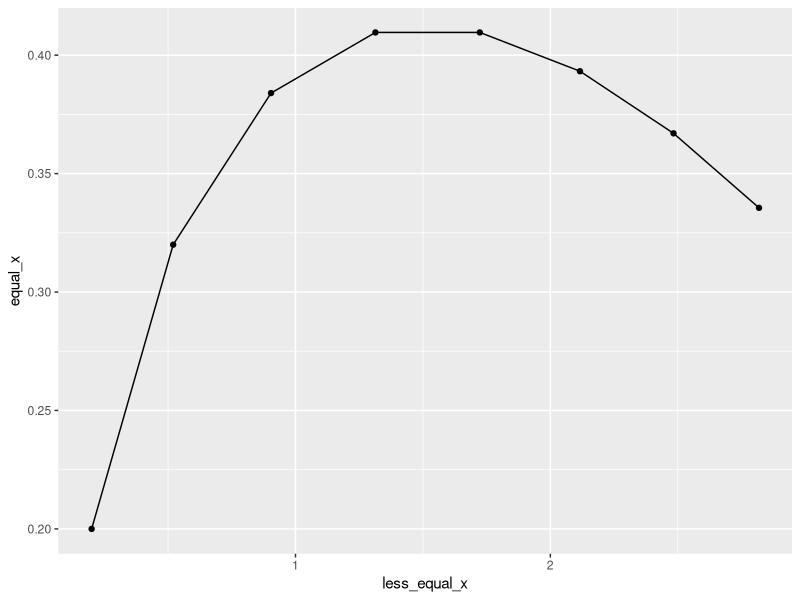
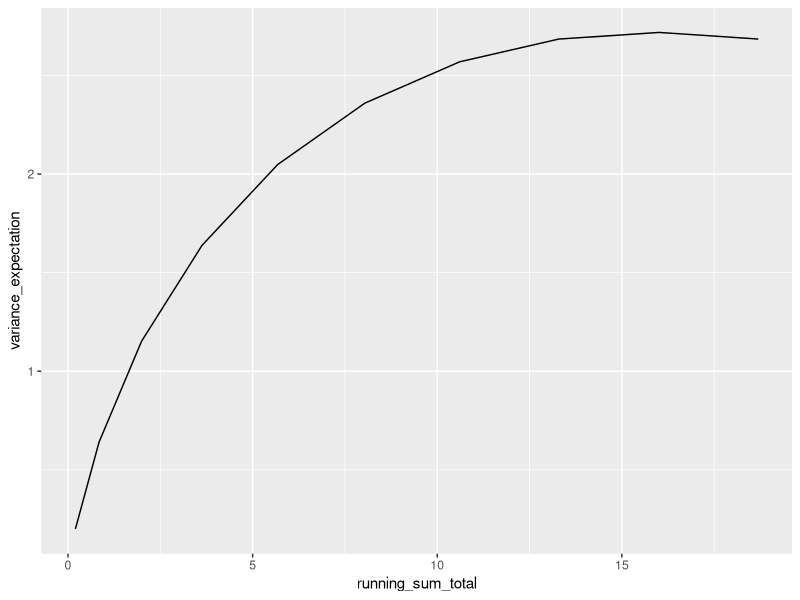

The R script that drew these images, in order:
library(ggplot2)
library(tidyverse)
library(dplyr)
## Geometric distribution calculation can help us figure out the probability of something succeeding.
## p stands for probability to succeed. 
## q stands for probability to failure.
## r stands for the number of trials we need to get the first success.
## P(X=r) = q^r-1 p

geometric_distribution <- function(q, p, r) {
  r_1_diff <- r - 1
  gd <- q^r_1_diff * p 
  print(gd)
}

geometric_distribution(0.8, 0.2, 100)
## 0.000000000005092

geometric_distribution(0.8, 0.2, 20)
geometric_distribution(0.8, 0.2, 3)

## Geometric distribution with inequalities.
## P(X > r) = q^r

## Expectation of a probability distribution.
## nE(X).
expectation <- function(x,y) {
  print(sum(x * y))
}
expectation(0.8^2, 0.2)

## xP(X=x) function - page 280 in headfirst book.
xP_x_equals_X <- function(p,pw,q,x) {
  pq <- p^pw * q
  px <- pq * x
  print(px)
}
xP_x_equals_X(0.8,2,0.2,3)

## Pattern of expectations for the geometric distribution.
x_col <- c(1, 2, 3, 4, 5, 6, 7, 8)
equal_x <- c(0.2, 0.32, 0.384, 0.4096, 0.4096, 0.393216, 0.3670016, 0.33554432)
less_equal_x <- c(0.2, 0.52, 0.904, 1.3136, 1.7232, 2.116416, 2.4834176, 2.81894608)
gd_pattern <- data.frame(x_col, equal_x, less_equal_x)

head(gd_pattern)

## Plot out pattern of expectations data frame to find the peak.
ggplot(data = gd_pattern, aes(x=less_equal_x, y=equal_x)) + 
  geom_line() +
  geom_point()

##################### Expectation Variance ###################################
## Find an expression for the variance of the geometric distribution.
x_ten_col <- c(1, 2, 3, 4, 5, 6, 7, 8, 9, 10)
p_equal_x <- c(0.2, 0.16, 0.128, 0.1024, 0.08192, 0.065536, 0.0524288, 0.04194304, 0.033554432, 0.0268435456)

## Find expectation variance.
expectation_variance <- function(r,x) {
  total <- r * x^2
  print(total)
}
## Turn 
e_v_df <- data.frame(expectation_variance(p_equal_x, x_ten_col))

head(e_v_df)

## Rename the first column then find the running sum using cumsum calculation.
e_rt <- e_v_df %>% 
  rename(variance_expectation = expectation_variance.p_equal_x..x_ten_col.) %>% 
  mutate(running_sum_total = cumsum(variance_expectation))

head(e_rt)

ggplot(data = e_rt, aes(x=running_sum_total, y=variance_expectation)) +
  geom_line()

############################ Geometric Distribution Calculations ##################
## Question 1
## The probability that another snowboarder will make it down the slope without falling over is 0.4.
## Your job is to play like you're the snowboarder and work out the following probabilities for your slope success.

## Probability that you will be successful on your second attempt while failing on your first.
## P(X = 2) = p * q
successful_second_attempt <- function(p, q) {
  probability <- p * q
  print(probability)
}
successful_second_attempt(0.4, 0.6)
## 0.24

## The probability that you will be successful in 4 attempts or fewer.
## P(X <= 4) = 1 - q^4
p_successful_four_or_fewer <- function(q) {
  probability <- 1 - q^4
  print(probability)
}
p_successful_four_or_fewer(0.6)
## 0.8704

## The probability that you will need more than 4 attempts to be successful.
## P(X > 4) = q^4
p_successful_more_than_4_attemtps <- function(q) {
  print(q^4)
}
p_successful_more_than_4_attemtps(0.6)
## 0.1296

## The number of attempts you expect you'll need to make before being successful.
## E(X) = 1/p
number_of_attempts_to_be_successful <- function(p) {
  print(1 / p)
}
number_of_attempts_to_be_successful(0.4)
## 2.5

## The variance of the number of attempts.
## Var(X) = q/p^2
variance_number_of_attempts <- function(q,p) {
  print(q/p^2)
}
variance_number_of_attempts(0.6, 0.4)
## 3.75